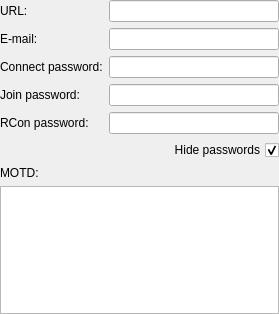
<?xml version="1.0" encoding="UTF-8"?>
<ui version="4.0">
 <class>MiscServerSetupPanel</class>
 <widget class="QWidget" name="MiscServerSetupPanel">
  <property name="geometry">
   <rect>
    <x>0</x>
    <y>0</y>
    <width>279</width>
    <height>314</height>
   </rect>
  </property>
  <layout class="QVBoxLayout" name="verticalLayout" stretch="0,0,1">
   <property name="leftMargin">
    <number>0</number>
   </property>
   <property name="topMargin">
    <number>0</number>
   </property>
   <property name="rightMargin">
    <number>0</number>
   </property>
   <property name="bottomMargin">
    <number>0</number>
   </property>
   <item>
    <layout class="QFormLayout" name="formLayout">
     <property name="fieldGrowthPolicy">
      <enum>QFormLayout::AllNonFixedFieldsGrow</enum>
     </property>
     <item row="0" column="0">
      <widget class="QLabel" name="labelURL">
       <property name="text">
        <string>URL:</string>
       </property>
      </widget>
     </item>
     <item row="0" column="1">
      <widget class="QLineEdit" name="leURL"/>
     </item>
     <item row="1" column="0">
      <widget class="QLabel" name="labelEmail">
       <property name="text">
        <string>E-mail:</string>
       </property>
      </widget>
     </item>
     <item row="1" column="1">
      <widget class="QLineEdit" name="leEmail"/>
     </item>
     <item row="2" column="0">
      <widget class="QLabel" name="labelConnectPassword">
       <property name="text">
        <string>Connect password:</string>
       </property>
      </widget>
     </item>
     <item row="2" column="1">
      <widget class="QLineEdit" name="leConnectPassword">
       <property name="echoMode">
        <enum>QLineEdit::Password</enum>
       </property>
      </widget>
     </item>
     <item row="3" column="0">
      <widget class="QLabel" name="labelJoinPassword">
       <property name="text">
        <string>Join password:</string>
       </property>
      </widget>
     </item>
     <item row="3" column="1">
      <widget class="QLineEdit" name="leJoinPassword">
       <property name="echoMode">
        <enum>QLineEdit::Password</enum>
       </property>
      </widget>
     </item>
     <item row="4" column="0">
      <widget class="QLabel" name="labelRConPassword">
       <property name="text">
        <string>RCon password:</string>
       </property>
      </widget>
     </item>
     <item row="4" column="1">
      <widget class="QLineEdit" name="leRConPassword">
       <property name="echoMode">
        <enum>QLineEdit::Password</enum>
       </property>
      </widget>
     </item>
     <item row="5" column="1">
      <widget class="QCheckBox" name="cbHidePasswords">
       <property name="layoutDirection">
        <enum>Qt::RightToLeft</enum>
       </property>
       <property name="text">
        <string>Hide passwords</string>
       </property>
       <property name="checked">
        <bool>true</bool>
       </property>
      </widget>
     </item>
    </layout>
   </item>
   <item>
    <widget class="QLabel" name="labelMOTD">
     <property name="text">
      <string>MOTD:</string>
     </property>
    </widget>
   </item>
   <item>
    <widget class="QPlainTextEdit" name="pteMOTD"/>
   </item>
  </layout>
 </widget>
 <tabstops>
  <tabstop>leURL</tabstop>
  <tabstop>leEmail</tabstop>
  <tabstop>leConnectPassword</tabstop>
  <tabstop>leJoinPassword</tabstop>
  <tabstop>leRConPassword</tabstop>
  <tabstop>cbHidePasswords</tabstop>
  <tabstop>pteMOTD</tabstop>
 </tabstops>
 <resources/>
 <connections>
  <connection>
   <sender>cbHidePasswords</sender>
   <signal>toggled(bool)</signal>
   <receiver>MiscServerSetupPanel</receiver>
   <slot>setHidePasswords(bool)</slot>
   <hints>
    <hint type="sourcelabel">
     <x>188</x>
     <y>139</y>
    </hint>
    <hint type="destinationlabel">
     <x>139</x>
     <y>156</y>
    </hint>
   </hints>
  </connection>
 </connections>
 <slots>
  <slot>setHidePasswords(bool)</slot>
 </slots>
</ui>
